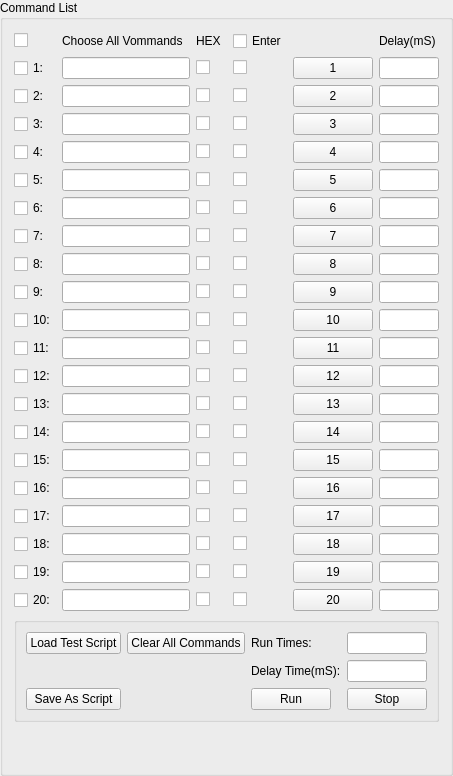
     <widget class="QGroupBox" name="groupBox_3">
      <property name="styleSheet">
       <string notr="true"/>
      </property>
      <property name="title">
       <string>Command List</string>
      </property>
      <layout class="QGridLayout" name="gridLayout">
       <item row="26" column="0" colspan="7">
        <widget class="QGroupBox" name="groupBox_4">
         <property name="title">
          <string/>
         </property>
         <layout class="QGridLayout" name="gridLayout_2">
          <item row="2" column="4">
           <widget class="QPushButton" name="pushButton_25">
            <property name="maximumSize">
             <size>
              <width>80</width>
              <height>16777215</height>
             </size>
            </property>
            <property name="text">
             <string>Stop</string>
            </property>
           </widget>
          </item>
          <item row="0" column="0">
           <widget class="QPushButton" name="pushButton_21">
            <property name="text">
             <string>Load Test Script</string>
            </property>
           </widget>
          </item>
          <item row="0" column="1">
           <widget class="QPushButton" name="pushButton_22">
            <property name="text">
             <string>Clear All Commands</string>
            </property>
           </widget>
          </item>
          <item row="1" column="2">
           <widget class="QLabel" name="label_5">
            <property name="text">
             <string>Delay Time(mS):</string>
            </property>
           </widget>
          </item>
          <item row="0" column="2">
           <widget class="QLabel" name="label_4">
            <property name="text">
             <string>Run Times:</string>
            </property>
           </widget>
          </item>
          <item row="1" column="4">
           <widget class="QLineEdit" name="lineEdit_42">
            <property name="minimumSize">
             <size>
              <width>0</width>
              <height>22</height>
             </size>
            </property>
            <property name="maximumSize">
             <size>
              <width>80</width>
              <height>16777215</height>
             </size>
            </property>
            <property name="styleSheet">
             <string notr="true">Color: rgb(0,0,0)</string>
            </property>
           </widget>
          </item>
          <item row="2" column="2">
           <widget class="QPushButton" name="pushButton_24">
            <property name="maximumSize">
             <size>
              <width>80</width>
              <height>16777215</height>
             </size>
            </property>
            <property name="text">
             <string>Run</string>
            </property>
           </widget>
          </item>
          <item row="0" column="4">
           <widget class="QLineEdit" name="lineEdit_41">
            <property name="minimumSize">
             <size>
              <width>0</width>
              <height>22</height>
             </size>
            </property>
            <property name="maximumSize">
             <size>
              <width>80</width>
              <height>16777215</height>
             </size>
            </property>
            <property name="styleSheet">
             <string notr="true">Color: rgb(0,0,0)</string>
            </property>
           </widget>
          </item>
          <item row="2" column="0">
           <widget class="QPushButton" name="pushButton_23">
            <property name="text">
             <string>Save As Script</string>
            </property>
           </widget>
          </item>
         </layout>
        </widget>
       </item>
       <item row="17" column="0">
        <widget class="QCheckBox" name="checkBox_13">
         <property name="text">
          <string>12:</string>
         </property>
        </widget>
       </item>
       <item row="20" column="0">
        <widget class="QCheckBox" name="checkBox_8">
         <property name="text">
          <string>15:</string>
         </property>
        </widget>
       </item>
       <item row="10" column="0">
        <widget class="QCheckBox" name="checkBox_16">
         <property name="text">
          <string>5:</string>
         </property>
        </widget>
       </item>
       <item row="13" column="1">
        <widget class="QLineEdit" name="lineEdit_9">
         <property name="styleSheet">
          <string notr="true">Color: rgb(0,0,0)</string>
         </property>
        </widget>
       </item>
       <item row="22" column="1">
        <widget class="QLineEdit" name="lineEdit_18">
         <property name="styleSheet">
          <string notr="true">Color: rgb(0,0,0)</string>
         </property>
        </widget>
       </item>
       <item row="15" column="4">
        <widget class="QCheckBox" name="checkBox_52">
         <property name="text">
          <string/>
         </property>
        </widget>
       </item>
       <item row="1" column="2">
        <widget class="QCheckBox" name="checkBox_21">
         <property name="text">
          <string/>
         </property>
        </widget>
       </item>
       <item row="1" column="0">
        <widget class="QCheckBox" name="checkBox">
         <property name="text">
          <string>1:</string>
         </property>
        </widget>
       </item>
       <item row="13" column="0">
        <widget class="QCheckBox" name="checkBox_18">
         <property name="text">
          <string>8:</string>
         </property>
        </widget>
       </item>
       <item row="9" column="0">
        <widget class="QCheckBox" name="checkBox_12">
         <property name="text">
          <string>4:</string>
         </property>
        </widget>
       </item>
       <item row="21" column="0">
        <widget class="QCheckBox" name="checkBox_7">
         <property name="text">
          <string>16:</string>
         </property>
        </widget>
       </item>
       <item row="22" column="0">
        <widget class="QCheckBox" name="checkBox_5">
         <property name="text">
          <string>17:</string>
         </property>
        </widget>
       </item>
       <item row="12" column="0">
        <widget class="QCheckBox" name="checkBox_20">
         <property name="text">
          <string>7:</string>
         </property>
        </widget>
       </item>
       <item row="13" column="2">
        <widget class="QCheckBox" name="checkBox_31">
         <property name="text">
          <string/>
         </property>
        </widget>
       </item>
       <item row="19" column="4">
        <widget class="QCheckBox" name="checkBox_55">
         <property name="text">
          <string/>
         </property>
        </widget>
       </item>
       <item row="18" column="0">
        <widget class="QCheckBox" name="checkBox_11">
         <property name="text">
          <string>13:</string>
         </property>
        </widget>
       </item>
       <item row="11" column="0">
        <widget class="QCheckBox" name="checkBox_19">
         <property name="text">
          <string>6:</string>
         </property>
        </widget>
       </item>
       <item row="19" column="0">
        <widget class="QCheckBox" name="checkBox_10">
         <property name="text">
          <string>14:</string>
         </property>
        </widget>
       </item>
       <item row="15" column="5">
        <widget class="QPushButton" name="pushButton_10">
         <property name="text">
          <string>10</string>
         </property>
        </widget>
       </item>
       <item row="23" column="4">
        <widget class="QCheckBox" name="checkBox_58">
         <property name="text">
          <string/>
         </property>
        </widget>
       </item>
       <item row="15" column="0">
        <widget class="QCheckBox" name="checkBox_15">
         <property name="text">
          <string>10:</string>
         </property>
        </widget>
       </item>
       <item row="16" column="0">
        <widget class="QCheckBox" name="checkBox_14">
         <property name="text">
          <string>11:</string>
         </property>
        </widget>
       </item>
       <item row="15" column="2">
        <widget class="QCheckBox" name="checkBox_33">
         <property name="text">
          <string/>
         </property>
        </widget>
       </item>
       <item row="24" column="1">
        <widget class="QLineEdit" name="lineEdit_20">
         <property name="styleSheet">
          <string notr="true">Color: rgb(0,0,0)</string>
         </property>
        </widget>
       </item>
       <item row="8" column="0">
        <widget class="QCheckBox" name="checkBox_9">
         <property name="text">
          <string>3:</string>
         </property>
        </widget>
       </item>
       <item row="14" column="0">
        <widget class="QCheckBox" name="checkBox_17">
         <property name="text">
          <string>9:</string>
         </property>
        </widget>
       </item>
       <item row="7" column="1">
        <widget class="QLineEdit" name="lineEdit_3">
         <property name="styleSheet">
          <string notr="true">Color: rgb(0,0,0)</string>
         </property>
        </widget>
       </item>
       <item row="25" column="5">
        <widget class="QPushButton" name="pushButton_20">
         <property name="text">
          <string>20</string>
         </property>
        </widget>
       </item>
       <item row="9" column="2">
        <widget class="QCheckBox" name="checkBox_27">
         <property name="text">
          <string/>
         </property>
        </widget>
       </item>
       <item row="23" column="2">
        <widget class="QCheckBox" name="checkBox_41">
         <property name="text">
          <string/>
         </property>
        </widget>
       </item>
       <item row="16" column="2">
        <widget class="QCheckBox" name="checkBox_34">
         <property name="text">
          <string/>
         </property>
        </widget>
       </item>
       <item row="21" column="2">
        <widget class="QCheckBox" name="checkBox_39">
         <property name="text">
          <string/>
         </property>
        </widget>
       </item>
       <item row="11" column="4">
        <widget class="QCheckBox" name="checkBox_61">
         <property name="text">
          <string/>
         </property>
        </widget>
       </item>
       <item row="24" column="2">
        <widget class="QCheckBox" name="checkBox_42">
         <property name="text">
          <string/>
         </property>
        </widget>
       </item>
       <item row="23" column="1">
        <widget class="QLineEdit" name="lineEdit_19">
         <property name="styleSheet">
          <string notr="true">Color: rgb(0,0,0)</string>
         </property>
        </widget>
       </item>
       <item row="8" column="4">
        <widget class="QCheckBox" name="checkBox_65">
         <property name="text">
          <string/>
         </property>
        </widget>
       </item>
       <item row="12" column="1">
        <widget class="QLineEdit" name="lineEdit_8">
         <property name="styleSheet">
          <string notr="true">Color: rgb(0,0,0)</string>
         </property>
        </widget>
       </item>
       <item row="25" column="4">
        <widget class="QCheckBox" name="checkBox_59">
         <property name="text">
          <string/>
         </property>
        </widget>
       </item>
       <item row="7" column="2">
        <widget class="QCheckBox" name="checkBox_25">
         <property name="text">
          <string/>
         </property>
        </widget>
       </item>
       <item row="18" column="4">
        <widget class="QCheckBox" name="checkBox_46">
         <property name="text">
          <string/>
         </property>
        </widget>
       </item>
       <item row="7" column="4">
        <widget class="QCheckBox" name="checkBox_66">
         <property name="text">
          <string/>
         </property>
        </widget>
       </item>
       <item row="19" column="5">
        <widget class="QPushButton" name="pushButton_14">
         <property name="text">
          <string>14</string>
         </property>
        </widget>
       </item>
       <item row="14" column="1">
        <widget class="QLineEdit" name="lineEdit_10">
         <property name="styleSheet">
          <string notr="true">Color: rgb(0,0,0)</string>
         </property>
        </widget>
       </item>
       <item row="25" column="6">
        <widget class="QLineEdit" name="lineEdit_40">
         <property name="maximumSize">
          <size>
           <width>60</width>
           <height>16777215</height>
          </size>
         </property>
         <property name="styleSheet">
          <string notr="true">Color: rgb(0,0,0)</string>
         </property>
        </widget>
       </item>
       <item row="9" column="4">
        <widget class="QCheckBox" name="checkBox_60">
         <property name="text">
          <string/>
         </property>
        </widget>
       </item>
       <item row="20" column="6">
        <widget class="QLineEdit" name="lineEdit_35">
         <property name="maximumSize">
          <size>
           <width>60</width>
           <height>16777215</height>
          </size>
         </property>
         <property name="styleSheet">
          <string notr="true">Color: rgb(0,0,0)</string>
         </property>
        </widget>
       </item>
       <item row="11" column="2">
        <widget class="QCheckBox" name="checkBox_28">
         <property name="text">
          <string/>
         </property>
        </widget>
       </item>
       <item row="18" column="6">
        <widget class="QLineEdit" name="lineEdit_33">
         <property name="maximumSize">
          <size>
           <width>60</width>
           <height>16777215</height>
          </size>
         </property>
         <property name="styleSheet">
          <string notr="true">Color: rgb(0,0,0)</string>
         </property>
        </widget>
       </item>
       <item row="25" column="2">
        <widget class="QCheckBox" name="checkBox_43">
         <property name="text">
          <string/>
         </property>
        </widget>
       </item>
       <item row="0" column="6">
        <widget class="QLabel" name="label_2">
         <property name="text">
          <string>Delay(mS)</string>
         </property>
        </widget>
       </item>
       <item row="7" column="0">
        <widget class="QCheckBox" name="checkBox_6">
         <property name="text">
          <string>2:</string>
         </property>
        </widget>
       </item>
       <item row="7" column="5">
        <widget class="QPushButton" name="pushButton_2">
         <property name="text">
          <string>2</string>
         </property>
        </widget>
       </item>
       <item row="1" column="5">
        <widget class="QPushButton" name="pushButton">
         <property name="text">
          <string>1</string>
         </property>
        </widget>
       </item>
       <item row="25" column="0">
        <widget class="QCheckBox" name="checkBox_2">
         <property name="text">
          <string>20:</string>
         </property>
        </widget>
       </item>
       <item row="24" column="0">
        <widget class="QCheckBox" name="checkBox_3">
         <property name="text">
          <string>19:</string>
         </property>
        </widget>
       </item>
       <item row="12" column="5">
        <widget class="QPushButton" name="pushButton_7">
         <property name="text">
          <string>7</string>
         </property>
        </widget>
       </item>
       <item row="0" column="2">
        <widget class="QLabel" name="label">
         <property name="text">
          <string>HEX</string>
         </property>
        </widget>
       </item>
       <item row="23" column="6">
        <widget class="QLineEdit" name="lineEdit_38">
         <property name="maximumSize">
          <size>
           <width>60</width>
           <height>16777215</height>
          </size>
         </property>
         <property name="styleSheet">
          <string notr="true">Color: rgb(0,0,0)</string>
         </property>
        </widget>
       </item>
       <item row="14" column="6">
        <widget class="QLineEdit" name="lineEdit_29">
         <property name="maximumSize">
          <size>
           <width>60</width>
           <height>16777215</height>
          </size>
         </property>
         <property name="styleSheet">
          <string notr="true">Color: rgb(0,0,0)</string>
         </property>
        </widget>
       </item>
       <item row="21" column="1">
        <widget class="QLineEdit" name="lineEdit_17">
         <property name="styleSheet">
          <string notr="true">Color: rgb(0,0,0)</string>
         </property>
        </widget>
       </item>
       <item row="17" column="2">
        <widget class="QCheckBox" name="checkBox_35">
         <property name="text">
          <string/>
         </property>
        </widget>
       </item>
       <item row="19" column="1">
        <widget class="QLineEdit" name="lineEdit_15">
         <property name="styleSheet">
          <string notr="true">Color: rgb(0,0,0)</string>
         </property>
        </widget>
       </item>
       <item row="8" column="6">
        <widget class="QLineEdit" name="lineEdit_23">
         <property name="maximumSize">
          <size>
           <width>60</width>
           <height>16777215</height>
          </size>
         </property>
         <property name="styleSheet">
          <string notr="true">Color: rgb(0,0,0)</string>
         </property>
        </widget>
       </item>
       <item row="18" column="1">
        <widget class="QLineEdit" name="lineEdit_14">
         <property name="styleSheet">
          <string notr="true">Color: rgb(0,0,0)</string>
         </property>
        </widget>
       </item>
       <item row="18" column="2">
        <widget class="QCheckBox" name="checkBox_36">
         <property name="text">
          <string/>
         </property>
        </widget>
       </item>
       <item row="10" column="4">
        <widget class="QCheckBox" name="checkBox_54">
         <property name="text">
          <string/>
         </property>
        </widget>
       </item>
       <item row="15" column="6">
        <widget class="QLineEdit" name="lineEdit_30">
         <property name="maximumSize">
          <size>
           <width>60</width>
           <height>16777215</height>
          </size>
         </property>
         <property name="styleSheet">
          <string notr="true">Color: rgb(0,0,0)</string>
         </property>
        </widget>
       </item>
       <item row="9" column="1">
        <widget class="QLineEdit" name="lineEdit_5">
         <property name="styleSheet">
          <string notr="true">Color: rgb(0,0,0)</string>
         </property>
        </widget>
       </item>
       <item row="22" column="6">
        <widget class="QLineEdit" name="lineEdit_37">
         <property name="maximumSize">
          <size>
           <width>60</width>
           <height>16777215</height>
          </size>
         </property>
         <property name="styleSheet">
          <string notr="true">Color: rgb(0,0,0)</string>
         </property>
        </widget>
       </item>
       <item row="1" column="6">
        <widget class="QLineEdit" name="lineEdit_2">
         <property name="maximumSize">
          <size>
           <width>60</width>
           <height>16777215</height>
          </size>
         </property>
         <property name="styleSheet">
          <string notr="true">Color: rgb(0,0,0)</string>
         </property>
        </widget>
       </item>
       <item row="16" column="1">
        <widget class="QLineEdit" name="lineEdit_12">
         <property name="styleSheet">
          <string notr="true">Color: rgb(0,0,0)</string>
         </property>
        </widget>
       </item>
       <item row="23" column="5">
        <widget class="QPushButton" name="pushButton_18">
         <property name="text">
          <string>18</string>
         </property>
        </widget>
       </item>
       <item row="17" column="1">
        <widget class="QLineEdit" name="lineEdit_13">
         <property name="styleSheet">
          <string notr="true">Color: rgb(0,0,0)</string>
         </property>
        </widget>
       </item>
       <item row="20" column="2">
        <widget class="QCheckBox" name="checkBox_38">
         <property name="text">
          <string/>
         </property>
        </widget>
       </item>
       <item row="24" column="6">
        <widget class="QLineEdit" name="lineEdit_39">
         <property name="maximumSize">
          <size>
           <width>60</width>
           <height>16777215</height>
          </size>
         </property>
         <property name="styleSheet">
          <string notr="true">Color: rgb(0,0,0)</string>
         </property>
        </widget>
       </item>
       <item row="8" column="2">
        <widget class="QCheckBox" name="checkBox_26">
         <property name="text">
          <string/>
         </property>
        </widget>
       </item>
       <item row="18" column="5">
        <widget class="QPushButton" name="pushButton_13">
         <property name="text">
          <string>13</string>
         </property>
        </widget>
       </item>
       <item row="19" column="6">
        <widget class="QLineEdit" name="lineEdit_34">
         <property name="maximumSize">
          <size>
           <width>60</width>
           <height>16777215</height>
          </size>
         </property>
         <property name="styleSheet">
          <string notr="true">Color: rgb(0,0,0)</string>
         </property>
        </widget>
       </item>
       <item row="7" column="6">
        <widget class="QLineEdit" name="lineEdit_22">
         <property name="maximumSize">
          <size>
           <width>60</width>
           <height>16777215</height>
          </size>
         </property>
         <property name="styleSheet">
          <string notr="true">Color: rgb(0,0,0)</string>
         </property>
        </widget>
       </item>
       <item row="21" column="4">
        <widget class="QCheckBox" name="checkBox_62">
         <property name="text">
          <string/>
         </property>
        </widget>
       </item>
       <item row="20" column="5">
        <widget class="QPushButton" name="pushButton_15">
         <property name="text">
          <string>15</string>
         </property>
        </widget>
       </item>
       <item row="13" column="4">
        <widget class="QCheckBox" name="checkBox_53">
         <property name="text">
          <string/>
         </property>
        </widget>
       </item>
       <item row="9" column="5">
        <widget class="QPushButton" name="pushButton_4">
         <property name="text">
          <string>4</string>
         </property>
        </widget>
       </item>
       <item row="10" column="5">
        <widget class="QPushButton" name="pushButton_5">
         <property name="text">
          <string>5</string>
         </property>
        </widget>
       </item>
       <item row="17" column="5">
        <widget class="QPushButton" name="pushButton_12">
         <property name="text">
          <string>12</string>
         </property>
        </widget>
       </item>
       <item row="21" column="6">
        <widget class="QLineEdit" name="lineEdit_36">
         <property name="maximumSize">
          <size>
           <width>60</width>
           <height>16777215</height>
          </size>
         </property>
         <property name="styleSheet">
          <string notr="true">Color: rgb(0,0,0)</string>
         </property>
        </widget>
       </item>
       <item row="11" column="6">
        <widget class="QLineEdit" name="lineEdit_26">
         <property name="maximumSize">
          <size>
           <width>60</width>
           <height>16777215</height>
          </size>
         </property>
         <property name="styleSheet">
          <string notr="true">Color: rgb(0,0,0)</string>
         </property>
        </widget>
       </item>
       <item row="9" column="6">
        <widget class="QLineEdit" name="lineEdit_24">
         <property name="maximumSize">
          <size>
           <width>60</width>
           <height>16777215</height>
          </size>
         </property>
         <property name="styleSheet">
          <string notr="true">Color: rgb(0,0,0)</string>
         </property>
        </widget>
       </item>
       <item row="20" column="4">
        <widget class="QCheckBox" name="checkBox_51">
         <property name="text">
          <string/>
         </property>
        </widget>
       </item>
       <item row="13" column="5">
        <widget class="QPushButton" name="pushButton_8">
         <property name="text">
          <string>8</string>
         </property>
        </widget>
       </item>
       <item row="0" column="0">
        <widget class="QCheckBox" name="checkBox_23">
         <property name="text">
          <string/>
         </property>
        </widget>
       </item>
       <item row="14" column="4">
        <widget class="QCheckBox" name="checkBox_57">
         <property name="text">
          <string/>
         </property>
        </widget>
       </item>
       <item row="25" column="1">
        <widget class="QLineEdit" name="lineEdit_21">
         <property name="styleSheet">
          <string notr="true">Color: rgb(0,0,0)</string>
         </property>
        </widget>
       </item>
       <item row="10" column="2">
        <widget class="QCheckBox" name="checkBox_29">
         <property name="text">
          <string/>
         </property>
        </widget>
       </item>
       <item row="14" column="5">
        <widget class="QPushButton" name="pushButton_9">
         <property name="text">
          <string>9</string>
         </property>
        </widget>
       </item>
       <item row="20" column="1">
        <widget class="QLineEdit" name="lineEdit_16">
         <property name="styleSheet">
          <string notr="true">Color: rgb(0,0,0)</string>
         </property>
        </widget>
       </item>
       <item row="17" column="4">
        <widget class="QCheckBox" name="checkBox_49">
         <property name="text">
          <string/>
         </property>
        </widget>
       </item>
       <item row="10" column="6">
        <widget class="QLineEdit" name="lineEdit_25">
         <property name="maximumSize">
          <size>
           <width>60</width>
           <height>16777215</height>
          </size>
         </property>
         <property name="styleSheet">
          <string notr="true">Color: rgb(0,0,0)</string>
         </property>
        </widget>
       </item>
       <item row="14" column="2">
        <widget class="QCheckBox" name="checkBox_32">
         <property name="text">
          <string/>
         </property>
        </widget>
       </item>
       <item row="10" column="1">
        <widget class="QLineEdit" name="lineEdit_6">
         <property name="styleSheet">
          <string notr="true">Color: rgb(0,0,0)</string>
         </property>
        </widget>
       </item>
       <item row="8" column="5">
        <widget class="QPushButton" name="pushButton_3">
         <property name="text">
          <string>3</string>
         </property>
        </widget>
       </item>
       <item row="21" column="5">
        <widget class="QPushButton" name="pushButton_16">
         <property name="text">
          <string>16</string>
         </property>
        </widget>
       </item>
       <item row="1" column="1">
        <widget class="QLineEdit" name="lineEdit">
         <property name="styleSheet">
          <string notr="true">Color: rgb(0,0,0)</string>
         </property>
        </widget>
       </item>
       <item row="22" column="5">
        <widget class="QPushButton" name="pushButton_17">
         <property name="text">
          <string>17</string>
         </property>
        </widget>
       </item>
       <item row="22" column="4">
        <widget class="QCheckBox" name="checkBox_63">
         <property name="text">
          <string/>
         </property>
        </widget>
       </item>
       <item row="13" column="6">
        <widget class="QLineEdit" name="lineEdit_28">
         <property name="maximumSize">
          <size>
           <width>60</width>
           <height>16777215</height>
          </size>
         </property>
         <property name="styleSheet">
          <string notr="true">Color: rgb(0,0,0)</string>
         </property>
        </widget>
       </item>
       <item row="12" column="6">
        <widget class="QLineEdit" name="lineEdit_27">
         <property name="maximumSize">
          <size>
           <width>60</width>
           <height>16777215</height>
          </size>
         </property>
         <property name="styleSheet">
          <string notr="true">Color: rgb(0,0,0)</string>
         </property>
        </widget>
       </item>
       <item row="0" column="1">
        <widget class="QLabel" name="label_3">
         <property name="text">
          <string>Choose All Vommands</string>
         </property>
        </widget>
       </item>
       <item row="19" column="2">
        <widget class="QCheckBox" name="checkBox_37">
         <property name="text">
          <string/>
         </property>
        </widget>
       </item>
       <item row="17" column="6">
        <widget class="QLineEdit" name="lineEdit_32">
         <property name="maximumSize">
          <size>
           <width>60</width>
           <height>16777215</height>
          </size>
         </property>
         <property name="styleSheet">
          <string notr="true">Color: rgb(0,0,0)</string>
         </property>
        </widget>
       </item>
       <item row="11" column="1">
        <widget class="QLineEdit" name="lineEdit_7">
         <property name="styleSheet">
          <string notr="true">Color: rgb(0,0,0)</string>
         </property>
        </widget>
       </item>
       <item row="24" column="5">
        <widget class="QPushButton" name="pushButton_19">
         <property name="text">
          <string>19</string>
         </property>
        </widget>
       </item>
       <item row="16" column="4">
        <widget class="QCheckBox" name="checkBox_48">
         <property name="text">
          <string/>
         </property>
        </widget>
       </item>
       <item row="15" column="1">
        <widget class="QLineEdit" name="lineEdit_11">
         <property name="styleSheet">
          <string notr="true">Color: rgb(0,0,0)</string>
         </property>
        </widget>
       </item>
       <item row="22" column="2">
        <widget class="QCheckBox" name="checkBox_40">
         <property name="text">
          <string/>
         </property>
        </widget>
       </item>
       <item row="16" column="6">
        <widget class="QLineEdit" name="lineEdit_31">
         <property name="maximumSize">
          <size>
           <width>60</width>
           <height>16777215</height>
          </size>
         </property>
         <property name="styleSheet">
          <string notr="true">Color: rgb(0,0,0)</string>
         </property>
        </widget>
       </item>
       <item row="23" column="0">
        <widget class="QCheckBox" name="checkBox_4">
         <property name="text">
          <string>18:</string>
         </property>
        </widget>
       </item>
       <item row="1" column="4">
        <widget class="QCheckBox" name="checkBox_22">
         <property name="text">
          <string/>
         </property>
        </widget>
       </item>
       <item row="24" column="4">
        <widget class="QCheckBox" name="checkBox_50">
         <property name="text">
          <string/>
         </property>
        </widget>
       </item>
       <item row="12" column="4">
        <widget class="QCheckBox" name="checkBox_56">
         <property name="text">
          <string/>
         </property>
        </widget>
       </item>
       <item row="16" column="5">
        <widget class="QPushButton" name="pushButton_11">
         <property name="text">
          <string>11</string>
         </property>
        </widget>
       </item>
       <item row="11" column="5">
        <widget class="QPushButton" name="pushButton_6">
         <property name="text">
          <string>6</string>
         </property>
        </widget>
       </item>
       <item row="12" column="2">
        <widget class="QCheckBox" name="checkBox_30">
         <property name="text">
          <string/>
         </property>
        </widget>
       </item>
       <item row="0" column="4">
        <widget class="QCheckBox" name="checkBox_24">
         <property name="text">
          <string>Enter</string>
         </property>
        </widget>
       </item>
       <item row="8" column="1">
        <widget class="QLineEdit" name="lineEdit_4">
         <property name="styleSheet">
          <string notr="true">Color: rgb(0,0,0)</string>
         </property>
        </widget>
       </item>
       <item row="27" column="0">
        <spacer name="verticalSpacer">
         <property name="orientation">
          <enum>Qt::Vertical</enum>
         </property>
         <property name="sizeHint" stdset="0">
          <size>
           <width>20</width>
           <height>40</height>
          </size>
         </property>
        </spacer>
       </item>
      </layout>
     </widget>
